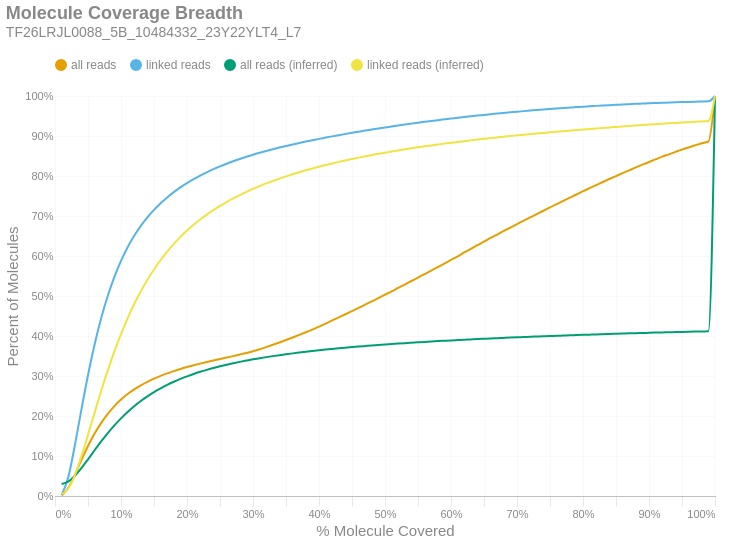

Here is the notebook cell this chart was saved with:
### Markdown cell above
### Molecule Read Coverage
This chart shows molecule coverage breadth as computed by the number of bases aligned to that molecule. In other words, "*how much of each unique long molecule is actually sequenced/aligned?*" Keep in mind there is a distinction between sequences and alignments, since some sequences belonging to a particular molecule may not align well and wouldn't appear in the alignment data. This chart also shows molecule coverage breadth as computed by the *inferred fragment* from which the aligned sequences originate. Unlike read coverage, this calculation takes into account the total insert size, including unsequenced gaps between the forward and reverse reads. Like the previous figures, these are cumulative percents.

### Code cell
if SKIPLR:
    print_html(f"Skipped")
else:
    binned_df = consolidated_hist(valids['coverage_bp'], mask, 0.01, True)
    binned_df_inf = consolidated_hist(valids['coverage_inserts'], mask, 0.01, True)
    binned_df = binned_df.with_columns(pl.lit(binned_df_inf['all reads (cumsum)']).alias('all reads (inferred)'))
    binned_df = binned_df.with_columns(pl.lit(binned_df_inf['linked reads (cumsum)']).alias('linked reads (inferred)'))
    binned_df = binned_df.with_columns(
        (pl.col('bin').cast(pl.Float64) + 0.01).alias('right_edge')
    )

    with SafeRender(binned_df):
        (
            density_plot(binned_df, 'Molecule Coverage Breadth', samplename, 'molcov', ['all reads (inferred)','linked reads (inferred)'])
            .encode(
                #x=alt.X('bin:Q', title="% Molecule Covered").axis(format = '%').scale(padding=0),
                x=alt.X('right_edge:Q', title="% Molecule Covered").axis(format='%').scale(padding=0),
                y=alt.Y('value:Q', title='Percent of Molecules')
                    .axis(format='%')
                    .stack(False)
                    .scale(domainMin=0, padding=0),
                color=alt.Color("key:N").scale(domain = ["all reads", "linked reads", "all reads (inferred)", "linked reads (inferred)"]),
                tooltip = [
                    alt.Tooltip("key:N", title = "Data Type"),
                    alt.Tooltip("range_label:N", title="% Molecule Covered"),
                    alt.Tooltip("value:Q", format = ".2%", title="% Molecules")
                ]
            )
        ).display()

### Figure 1 — Vega-Lite specification as saved in the notebook (floating-point values rounded to 4 significant figures)
{"width": "container", "height": 400, "config": {"title": {"anchor": "start", "dy": -15, "fontSize": 18, "color": "#888888", "subtitleColor": "#888888", "subtitleFontSize": 14}, "arc": {"fill": "#0072B2"}, "axis": {"domainColor": "#888888", "domainWidth": 0.5, "gridWidth": 0.2, "grid": false, "titleFontWeight": 400, "titleFontSize": 15, "labelFontSize": 11, "labelColor": "#888888", "tickColor": "#888888", "tickWidth": 0.2, "titleColor": "#888888"}, "axisBand": {"grid": false}, "axisX": {"grid": true, "tickSize": 10, "domainCap": "round"}, "axisY": {"domain": false, "grid": true, "tickSize": 0, "domainCap": "round"}, "background": "transparent", "header": {"labelFontSize": 15, "labelColor": "#888888", "titleFontSize": 15, "titleFontWeight": 600, "titleColor": "#888888"}, "legend": {"labelFont": "sans-serif", "labelFontSize": 12, "labelColor": "#888888", "symbolSize": 100, "symbolType": "circle", "titleFontSize": 12, "titlePadding": 10, "titleColor": "#888888", "title": null, "orient": "top"}, "range": {"category": ["#E69F00", "#56B4E9", "#009E73", "#F0E442", "#0072B2", "#D55E00", "#CC79A7", "#000000"], "diverging": ["#cfe8f3", "#a2d4ec", "#73bfe2", "#46abdb", "#1696d2", "#12719e"]}, "area": {"fill": "#0072B2", "fillOpacity": 0.7, "line": true, "strokeOpacity": 0.7}, "line": {"color": "#0072B2", "stroke": "#0072B2", "strokeWidth": 2}, "trail": {"color": "#0072B2", "stroke": "#0072B2", "strokeWidth": 0, "size": 1}, "point": {"filled": true, "fillOpacity": 1.0, "size": 95}, "text": {"color": "#888888", "fontSize": 11, "align": "right", "fontWeight": 400, "size": 11}, "bar": {"fill": "#0072B2", "stroke": null}, "view": {"stroke": null, "continuousWidth": 660, "continuousHeight": 400}}, "data": {"name": "data-74ae2f9e05fd7c6bcc701f27a9fbe13f"}, "mark": {"type": "line", "interpolate": "monotone", "point": {"opacity": 0, "size": 275}}, "encoding": {"color": {"field": "key", "scale": {"domain": ["all reads", "linked reads", "all reads (inferred)", "linked reads (inferred)"]}, "type": "nominal"}, "tooltip": [{"field": "key", "title": "Data Type", "type": "nominal"}, {"field": "range_label", "title": "% Molecule Covered", "type": "nominal"}, {"field": "value", "format": ".2%", "title": "% Molecules", "type": "quantitative"}], "x": {"axis": {"format": "%"}, "field": "right_edge", "scale": {"padding": 0}, "title": "% Molecule Covered", "type": "quantitative"}, "y": {"axis": {"format": "%"}, "field": "value", "scale": {"domainMin": 0, "padding": 0}, "stack": false, "title": "Percent of Molecules", "type": "quantitative"}}, "params": [{"name": "param_c36ac31b6afebe62", "select": {"type": "point", "fields": ["key"]}, "bind": "legend"}], "title": {"text": "Molecule Coverage Breadth", "subtitle": "TF26LRJL0088_5B_10484332_23Y22YLT4_L7"}, "transform": [{"fold": ["all reads (cumsum)", "linked reads (cumsum)", "all reads (inferred)", "linked reads (inferred)"]}, {"calculate": "replace(datum.key, ' (cumsum)', '')", "as": "key"}, {"filter": {"param": "param_c36ac31b6afebe62"}}], "usermeta": {"embedOptions": {"downloadFileName": "TF26LRJL0088_5B_10484332_23Y22YLT4_L7.molcov"}}, "$schema": "https://vega.github.io/schema/vega-lite/v6.4.1.json", "datasets": {"data-74ae2f9e05fd7c6bcc701f27a9fbe13f": [{"bin": "0.0", "interval": "0.0-0.01", "all reads": 0.001265, "linked reads": 0.002457, "all reads (cumsum)": 0.001265, "linked reads (cumsum)": 0.002457, "range_label": "0.0-0.01", "all reads (inferred)": 0.03005, "linked reads (inferred)": 0.004901, "right_edge": 0.01}, {"bin": "0.01", "interval": "0.01-0.02", "all reads": 0.01853, "linked reads": 0.04354, "all reads (cumsum)": 0.0198, "linked reads (cumsum)": 0.046, "range_label": "0.01-0.02", "all reads (inferred)": 0.03604, "linked reads (inferred)": 0.01807, "right_edge": 0.02}, {"bin": "0.02", "interval": "0.02-0.03", "all reads": 0.0332, "linked reads": 0.08028, "all reads (cumsum)": 0.05299, "linked reads (cumsum)": 0.1263, "range_label": "0.02-0.03", "all reads (inferred)": 0.05018, "linked reads (inferred)": 0.05178, "right_edge": 0.03}, {"bin": "0.03", "interval": "0.03-0.04", "all reads": 0.0367, "linked reads": 0.08978, "all reads (cumsum)": 0.08969, "linked reads (cumsum)": 0.2161, "range_label": "0.03-0.04", "all reads (inferred)": 0.06977, "linked reads (inferred)": 0.0994, "right_edge": 0.04}, {"bin": "0.04", "interval": "0.04-0.05", "all reads": 0.03527, "linked reads": 0.08655, "all reads (cumsum)": 0.125, "linked reads (cumsum)": 0.3026, "range_label": "0.04-0.05", "all reads (inferred)": 0.09178, "linked reads (inferred)": 0.1531, "right_edge": 0.05}, {"bin": "0.05", "interval": "0.05-0.06", "all reads": 0.03105, "linked reads": 0.07632, "all reads (cumsum)": 0.156, "linked reads (cumsum)": 0.3789, "range_label": "0.05-0.06", "all reads (inferred)": 0.1143, "linked reads (inferred)": 0.2084, "right_edge": 0.06}, {"bin": "0.06", "interval": "0.06-0.07", "all reads": 0.02686, "linked reads": 0.06608, "all reads (cumsum)": 0.1829, "linked reads (cumsum)": 0.445, "range_label": "0.06-0.07", "all reads (inferred)": 0.1365, "linked reads (inferred)": 0.2629, "right_edge": 0.07}, {"bin": "0.07", "interval": "0.07-0.08", "all reads": 0.02264, "linked reads": 0.0557, "all reads (cumsum)": 0.2055, "linked reads (cumsum)": 0.5007, "range_label": "0.07-0.08", "all reads (inferred)": 0.1572, "linked reads (inferred)": 0.314, "right_edge": 0.08}, {"bin": "0.08", "interval": "0.08-0.09", "all reads": 0.01924, "linked reads": 0.04728, "all reads (cumsum)": 0.2247, "linked reads (cumsum)": 0.548, "range_label": "0.08-0.09", "all reads (inferred)": 0.1765, "linked reads (inferred)": 0.3615, "right_edge": 0.09}, {"bin": "0.09", "interval": "0.09-0.1", "all reads": 0.0163, "linked reads": 0.03999, "all reads (cumsum)": 0.241, "linked reads (cumsum)": 0.588, "range_label": "0.09-0.1", "all reads (inferred)": 0.194, "linked reads (inferred)": 0.4047, "right_edge": 0.1}, {"bin": "0.1", "interval": "0.1-0.11", "all reads": 0.01387, "linked reads": 0.034, "all reads (cumsum)": 0.2549, "linked reads (cumsum)": 0.622, "range_label": "0.1-0.11", "all reads (inferred)": 0.2101, "linked reads (inferred)": 0.4443, "right_edge": 0.11}, {"bin": "0.11", "interval": "0.11-0.12", "all reads": 0.01167, "linked reads": 0.02848, "all reads (cumsum)": 0.2666, "linked reads (cumsum)": 0.6505, "range_label": "0.11-0.12", "all reads (inferred)": 0.2245, "linked reads (inferred)": 0.48, "right_edge": 0.12}, {"bin": "0.12", "interval": "0.12-0.13", "all reads": 0.01018, "linked reads": 0.02475, "all reads (cumsum)": 0.2768, "linked reads (cumsum)": 0.6752, "range_label": "0.12-0.13", "all reads (inferred)": 0.2374, "linked reads (inferred)": 0.5118, "right_edge": 0.13}, {"bin": "0.13", "interval": "0.13-0.14", "all reads": 0.008791, "linked reads": 0.02126, "all reads (cumsum)": 0.2855, "linked reads (cumsum)": 0.6965, "range_label": "0.13-0.14", "all reads (inferred)": 0.2491, "linked reads (inferred)": 0.5405, "right_edge": 0.14}, {"bin": "0.14", "interval": "0.14-0.15", "all reads": 0.007869, "linked reads": 0.01885, "all reads (cumsum)": 0.2934, "linked reads (cumsum)": 0.7153, "range_label": "0.14-0.15", "all reads (inferred)": 0.2596, "linked reads (inferred)": 0.5664, "right_edge": 0.15}, {"bin": "0.15", "interval": "0.15-0.16", "all reads": 0.006965, "linked reads": 0.01654, "all reads (cumsum)": 0.3004, "linked reads (cumsum)": 0.7319, "range_label": "0.15-0.16", "all reads (inferred)": 0.2692, "linked reads (inferred)": 0.59, "right_edge": 0.16}, {"bin": "0.16", "interval": "0.16-0.17", "all reads": 0.006237, "linked reads": 0.01462, "all reads (cumsum)": 0.3066, "linked reads (cumsum)": 0.7465, "range_label": "0.16-0.17", "all reads (inferred)": 0.2778, "linked reads (inferred)": 0.6111, "right_edge": 0.17}, {"bin": "0.17", "interval": "0.17-0.18", "all reads": 0.005696, "linked reads": 0.01317, "all reads (cumsum)": 0.3123, "linked reads (cumsum)": 0.7597, "range_label": "0.17-0.18", "all reads (inferred)": 0.2855, "linked reads (inferred)": 0.6302, "right_edge": 0.18}, {"bin": "0.18", "interval": "0.18-0.19", "all reads": 0.005253, "linked reads": 0.012, "all reads (cumsum)": 0.3176, "linked reads (cumsum)": 0.7717, "range_label": "0.18-0.19", "all reads (inferred)": 0.2927, "linked reads (inferred)": 0.6477, "right_edge": 0.19}, {"bin": "0.19", "interval": "0.19-0.2", "all reads": 0.004793, "linked reads": 0.01071, "all reads (cumsum)": 0.3224, "linked reads (cumsum)": 0.7824, "range_label": "0.19-0.2", "all reads (inferred)": 0.2991, "linked reads (inferred)": 0.6636, "right_edge": 0.2}, {"bin": "0.2", "interval": "0.2-0.21", "all reads": 0.004439, "linked reads": 0.00974, "all reads (cumsum)": 0.3268, "linked reads (cumsum)": 0.7921, "range_label": "0.2-0.21", "all reads (inferred)": 0.305, "linked reads (inferred)": 0.6781, "right_edge": 0.21}, {"bin": "0.21", "interval": "0.21-0.22", "all reads": 0.004203, "linked reads": 0.009029, "all reads (cumsum)": 0.331, "linked reads (cumsum)": 0.8011, "range_label": "0.21-0.22", "all reads (inferred)": 0.3105, "linked reads (inferred)": 0.6914, "right_edge": 0.22}, {"bin": "0.22", "interval": "0.22-0.23", "all reads": 0.003964, "linked reads": 0.008181, "all reads (cumsum)": 0.335, "linked reads (cumsum)": 0.8093, "range_label": "0.22-0.23", "all reads (inferred)": 0.3154, "linked reads (inferred)": 0.7036, "right_edge": 0.23}, {"bin": "0.23", "interval": "0.23-0.24", "all reads": 0.00388, "linked reads": 0.00768, "all reads (cumsum)": 0.3388, "linked reads (cumsum)": 0.817, "range_label": "0.23-0.24", "all reads (inferred)": 0.3199, "linked reads (inferred)": 0.7146, "right_edge": 0.24}, {"bin": "0.24", "interval": "0.24-0.25", "all reads": 0.003745, "linked reads": 0.007137, "all reads (cumsum)": 0.3426, "linked reads (cumsum)": 0.8241, "range_label": "0.24-0.25", "all reads (inferred)": 0.3242, "linked reads (inferred)": 0.7251, "right_edge": 0.25}, {"bin": "0.25", "interval": "0.25-0.26", "all reads": 0.003517, "linked reads": 0.006424, "all reads (cumsum)": 0.3461, "linked reads (cumsum)": 0.8305, "range_label": "0.25-0.26", "all reads (inferred)": 0.3282, "linked reads (inferred)": 0.7349, "right_edge": 0.26}, {"bin": "0.26", "interval": "0.26-0.27", "all reads": 0.003631, "linked reads": 0.006215, "all reads (cumsum)": 0.3497, "linked reads (cumsum)": 0.8368, "range_label": "0.26-0.27", "all reads (inferred)": 0.3318, "linked reads (inferred)": 0.7439, "right_edge": 0.27}, {"bin": "0.27", "interval": "0.27-0.28", "all reads": 0.003837, "linked reads": 0.005871, "all reads (cumsum)": 0.3536, "linked reads (cumsum)": 0.8426, "range_label": "0.27-0.28", "all reads (inferred)": 0.3353, "linked reads (inferred)": 0.7523, "right_edge": 0.28}, {"bin": "0.28", "interval": "0.28-0.29", "all reads": 0.004012, "linked reads": 0.00543, "all reads (cumsum)": 0.3576, "linked reads (cumsum)": 0.8481, "range_label": "0.28-0.29", "all reads (inferred)": 0.3385, "linked reads (inferred)": 0.7603, "right_edge": 0.29}, {"bin": "0.29", "interval": "0.29-0.3", "all reads": 0.004449, "linked reads": 0.005165, "all reads (cumsum)": 0.362, "linked reads (cumsum)": 0.8532, "range_label": "0.29-0.3", "all reads (inferred)": 0.3417, "linked reads (inferred)": 0.7679, "right_edge": 0.3}, {"bin": "0.3", "interval": "0.3-0.31", "all reads": 0.00489, "linked reads": 0.004784, "all reads (cumsum)": 0.3669, "linked reads (cumsum)": 0.858, "range_label": "0.3-0.31", "all reads (inferred)": 0.3445, "linked reads (inferred)": 0.7748, "right_edge": 0.31}, {"bin": "0.31", "interval": "0.31-0.32", "all reads": 0.005377, "linked reads": 0.004567, "all reads (cumsum)": 0.3723, "linked reads (cumsum)": 0.8626, "range_label": "0.31-0.32", "all reads (inferred)": 0.3472, "linked reads (inferred)": 0.7814, "right_edge": 0.32}, {"bin": "0.32", "interval": "0.32-0.33", "all reads": 0.00568, "linked reads": 0.004317, "all reads (cumsum)": 0.378, "linked reads (cumsum)": 0.8669, "range_label": "0.32-0.33", "all reads (inferred)": 0.3497, "linked reads (inferred)": 0.7876, "right_edge": 0.33}, {"bin": "0.33", "interval": "0.33-0.34", "all reads": 0.0059, "linked reads": 0.004184, "all reads (cumsum)": 0.3839, "linked reads (cumsum)": 0.8711, "range_label": "0.33-0.34", "all reads (inferred)": 0.3521, "linked reads (inferred)": 0.7934, "right_edge": 0.34}, {"bin": "0.34", "interval": "0.34-0.35", "all reads": 0.006049, "linked reads": 0.00397, "all reads (cumsum)": 0.3899, "linked reads (cumsum)": 0.8751, "range_label": "0.34-0.35", "all reads (inferred)": 0.3544, "linked reads (inferred)": 0.799, "right_edge": 0.35}, {"bin": "0.35", "interval": "0.35-0.36", "all reads": 0.006257, "linked reads": 0.003856, "all reads (cumsum)": 0.3962, "linked reads (cumsum)": 0.8789, "range_label": "0.35-0.36", "all reads (inferred)": 0.3566, "linked reads (inferred)": 0.8043, "right_edge": 0.36}, {"bin": "0.36", "interval": "0.36-0.37", "all reads": 0.006484, "linked reads": 0.003612, "all reads (cumsum)": 0.4027, "linked reads (cumsum)": 0.8825, "range_label": "0.36-0.37", "all reads (inferred)": 0.3586, "linked reads (inferred)": 0.8093, "right_edge": 0.37}, {"bin": "0.37", "interval": "0.37-0.38", "all reads": 0.006629, "linked reads": 0.003524, "all reads (cumsum)": 0.4093, "linked reads (cumsum)": 0.886, "range_label": "0.37-0.38", "all reads (inferred)": 0.3606, "linked reads (inferred)": 0.8142, "right_edge": 0.38}, {"bin": "0.38", "interval": "0.38-0.39", "all reads": 0.006827, "linked reads": 0.003436, "all reads (cumsum)": 0.4161, "linked reads (cumsum)": 0.8895, "range_label": "0.38-0.39", "all reads (inferred)": 0.3625, "linked reads (inferred)": 0.8188, "right_edge": 0.39}, {"bin": "0.39", "interval": "0.39-0.4", "all reads": 0.007321, "linked reads": 0.003371, "all reads (cumsum)": 0.4235, "linked reads (cumsum)": 0.8928, "range_label": "0.39-0.4", "all reads (inferred)": 0.3643, "linked reads (inferred)": 0.8231, "right_edge": 0.4}, {"bin": "0.4", "interval": "0.4-0.41", "all reads": 0.007468, "linked reads": 0.003147, "all reads (cumsum)": 0.4309, "linked reads (cumsum)": 0.896, "range_label": "0.4-0.41", "all reads (inferred)": 0.366, "linked reads (inferred)": 0.8273, "right_edge": 0.41}, {"bin": "0.41", "interval": "0.41-0.42", "all reads": 0.007919, "linked reads": 0.003099, "all reads (cumsum)": 0.4388, "linked reads (cumsum)": 0.8991, "range_label": "0.41-0.42", "all reads (inferred)": 0.3676, "linked reads (inferred)": 0.8313, "right_edge": 0.42}, {"bin": "0.42", "interval": "0.42-0.43", "all reads": 0.007823, "linked reads": 0.00305, "all reads (cumsum)": 0.4467, "linked reads (cumsum)": 0.9021, "range_label": "0.42-0.43", "all reads (inferred)": 0.3693, "linked reads (inferred)": 0.8353, "right_edge": 0.43}, {"bin": "0.43", "interval": "0.43-0.44", "all reads": 0.007751, "linked reads": 0.002972, "all reads (cumsum)": 0.4544, "linked reads (cumsum)": 0.9051, "range_label": "0.43-0.44", "all reads (inferred)": 0.3708, "linked reads (inferred)": 0.839, "right_edge": 0.44}, {"bin": "0.44", "interval": "0.44-0.45", "all reads": 0.007973, "linked reads": 0.002945, "all reads (cumsum)": 0.4624, "linked reads (cumsum)": 0.9081, "range_label": "0.44-0.45", "all reads (inferred)": 0.3723, "linked reads (inferred)": 0.8426, "right_edge": 0.45}, {"bin": "0.45", "interval": "0.45-0.46", "all reads": 0.008016, "linked reads": 0.002764, "all reads (cumsum)": 0.4704, "linked reads (cumsum)": 0.9108, "range_label": "0.45-0.46", "all reads (inferred)": 0.3737, "linked reads (inferred)": 0.846, "right_edge": 0.46}, {"bin": "0.46", "interval": "0.46-0.47", "all reads": 0.007942, "linked reads": 0.002741, "all reads (cumsum)": 0.4783, "linked reads (cumsum)": 0.9136, "range_label": "0.46-0.47", "all reads (inferred)": 0.375, "linked reads (inferred)": 0.8492, "right_edge": 0.47}, {"bin": "0.47", "interval": "0.47-0.48", "all reads": 0.008238, "linked reads": 0.002639, "all reads (cumsum)": 0.4866, "linked reads (cumsum)": 0.9162, "range_label": "0.47-0.48", "all reads (inferred)": 0.3763, "linked reads (inferred)": 0.8524, "right_edge": 0.48}, {"bin": "0.48", "interval": "0.48-0.49", "all reads": 0.007994, "linked reads": 0.002667, "all reads (cumsum)": 0.4946, "linked reads (cumsum)": 0.9189, "range_label": "0.48-0.49", "all reads (inferred)": 0.3775, "linked reads (inferred)": 0.8554, "right_edge": 0.49}, {"bin": "0.49", "interval": "0.49-0.5", "all reads": 0.008938, "linked reads": 0.002574, "all reads (cumsum)": 0.5035, "linked reads (cumsum)": 0.9214, "range_label": "0.49-0.5", "all reads (inferred)": 0.3787, "linked reads (inferred)": 0.8582, "right_edge": 0.5}, {"bin": "0.5", "interval": "0.5-0.51", "all reads": 0.007787, "linked reads": 0.002383, "all reads (cumsum)": 0.5113, "linked reads (cumsum)": 0.9238, "range_label": "0.5-0.51", "all reads (inferred)": 0.3799, "linked reads (inferred)": 0.861, "right_edge": 0.51}, {"bin": "0.51", "interval": "0.51-0.52", "all reads": 0.008823, "linked reads": 0.002481, "all reads (cumsum)": 0.5201, "linked reads (cumsum)": 0.9263, "range_label": "0.51-0.52", "all reads (inferred)": 0.381, "linked reads (inferred)": 0.8639, "right_edge": 0.52}, {"bin": "0.52", "interval": "0.52-0.53", "all reads": 0.008557, "linked reads": 0.002357, "all reads (cumsum)": 0.5287, "linked reads (cumsum)": 0.9287, "range_label": "0.52-0.53", "all reads (inferred)": 0.3822, "linked reads (inferred)": 0.8666, "right_edge": 0.53}, {"bin": "0.53", "interval": "0.53-0.54", "all reads": 0.00881, "linked reads": 0.002288, "all reads (cumsum)": 0.5375, "linked reads (cumsum)": 0.931, "range_label": "0.53-0.54", "all reads (inferred)": 0.3832, "linked reads (inferred)": 0.8692, "right_edge": 0.54}, {"bin": "0.54", "interval": "0.54-0.55", "all reads": 0.008631, "linked reads": 0.002335, "all reads (cumsum)": 0.5461, "linked reads (cumsum)": 0.9333, "range_label": "0.54-0.55", "all reads (inferred)": 0.3843, "linked reads (inferred)": 0.8717, "right_edge": 0.55}, {"bin": "0.55", "interval": "0.55-0.56", "all reads": 0.0088, "linked reads": 0.002121, "all reads (cumsum)": 0.5549, "linked reads (cumsum)": 0.9354, "range_label": "0.55-0.56", "all reads (inferred)": 0.3853, "linked reads (inferred)": 0.8742, "right_edge": 0.56}, {"bin": "0.56", "interval": "0.56-0.57", "all reads": 0.00875, "linked reads": 0.002109, "all reads (cumsum)": 0.5637, "linked reads (cumsum)": 0.9375, "range_label": "0.56-0.57", "all reads (inferred)": 0.3863, "linked reads (inferred)": 0.8765, "right_edge": 0.57}, {"bin": "0.57", "interval": "0.57-0.58", "all reads": 0.008654, "linked reads": 0.002124, "all reads (cumsum)": 0.5723, "linked reads (cumsum)": 0.9396, "range_label": "0.57-0.58", "all reads (inferred)": 0.3872, "linked reads (inferred)": 0.8787, "right_edge": 0.58}, {"bin": "0.58", "interval": "0.58-0.59", "all reads": 0.008834, "linked reads": 0.00196, "all reads (cumsum)": 0.5812, "linked reads (cumsum)": 0.9416, "range_label": "0.58-0.59", "all reads (inferred)": 0.3881, "linked reads (inferred)": 0.8809, "right_edge": 0.59}, {"bin": "0.59", "interval": "0.59-0.6", "all reads": 0.00916, "linked reads": 0.001945, "all reads (cumsum)": 0.5903, "linked reads (cumsum)": 0.9435, "range_label": "0.59-0.6", "all reads (inferred)": 0.389, "linked reads (inferred)": 0.8831, "right_edge": 0.6}, {"bin": "0.6", "interval": "0.6-0.61", "all reads": 0.008974, "linked reads": 0.001898, "all reads (cumsum)": 0.5993, "linked reads (cumsum)": 0.9454, "range_label": "0.6-0.61", "all reads (inferred)": 0.3898, "linked reads (inferred)": 0.8851, "right_edge": 0.61}, {"bin": "0.61", "interval": "0.61-0.62", "all reads": 0.009502, "linked reads": 0.001942, "all reads (cumsum)": 0.6088, "linked reads (cumsum)": 0.9474, "range_label": "0.61-0.62", "all reads (inferred)": 0.3907, "linked reads (inferred)": 0.8871, "right_edge": 0.62}, {"bin": "0.62", "interval": "0.62-0.63", "all reads": 0.009137, "linked reads": 0.001787, "all reads (cumsum)": 0.6179, "linked reads (cumsum)": 0.9492, "range_label": "0.62-0.63", "all reads (inferred)": 0.3915, "linked reads (inferred)": 0.8891, "right_edge": 0.63}, {"bin": "0.63", "interval": "0.63-0.64", "all reads": 0.009073, "linked reads": 0.001824, "all reads (cumsum)": 0.627, "linked reads (cumsum)": 0.951, "range_label": "0.63-0.64", "all reads (inferred)": 0.3923, "linked reads (inferred)": 0.891, "right_edge": 0.64}, {"bin": "0.64", "interval": "0.64-0.65", "all reads": 0.008832, "linked reads": 0.001712, "all reads (cumsum)": 0.6358, "linked reads (cumsum)": 0.9527, "range_label": "0.64-0.65", "all reads (inferred)": 0.3931, "linked reads (inferred)": 0.8929, "right_edge": 0.65}, {"bin": "0.65", "interval": "0.65-0.66", "all reads": 0.009226, "linked reads": 0.001727, "all reads (cumsum)": 0.6451, "linked reads (cumsum)": 0.9544, "range_label": "0.65-0.66", "all reads (inferred)": 0.3939, "linked reads (inferred)": 0.8948, "right_edge": 0.66}, {"bin": "0.66", "interval": "0.66-0.67", "all reads": 0.008655, "linked reads": 0.00159, "all reads (cumsum)": 0.6537, "linked reads (cumsum)": 0.956, "range_label": "0.66-0.67", "all reads (inferred)": 0.3946, "linked reads (inferred)": 0.8965, "right_edge": 0.67}, {"bin": "0.67", "interval": "0.67-0.68", "all reads": 0.008835, "linked reads": 0.001621, "all reads (cumsum)": 0.6626, "linked reads (cumsum)": 0.9577, "range_label": "0.67-0.68", "all reads (inferred)": 0.3953, "linked reads (inferred)": 0.8982, "right_edge": 0.68}, {"bin": "0.68", "interval": "0.68-0.69", "all reads": 0.008539, "linked reads": 0.001526, "all reads (cumsum)": 0.6711, "linked reads (cumsum)": 0.9592, "range_label": "0.68-0.69", "all reads (inferred)": 0.396, "linked reads (inferred)": 0.8999, "right_edge": 0.69}, {"bin": "0.69", "interval": "0.69-0.7", "all reads": 0.008652, "linked reads": 0.001546, "all reads (cumsum)": 0.6797, "linked reads (cumsum)": 0.9607, "range_label": "0.69-0.7", "all reads (inferred)": 0.3967, "linked reads (inferred)": 0.9016, "right_edge": 0.7}, {"bin": "0.7", "interval": "0.7-0.71", "all reads": 0.008423, "linked reads": 0.001473, "all reads (cumsum)": 0.6882, "linked reads (cumsum)": 0.9622, "range_label": "0.7-0.71", "all reads (inferred)": 0.3973, "linked reads (inferred)": 0.9031, "right_edge": 0.71}, {"bin": "0.71", "interval": "0.71-0.72", "all reads": 0.00829, "linked reads": 0.001383, "all reads (cumsum)": 0.6965, "linked reads (cumsum)": 0.9636, "range_label": "0.71-0.72", "all reads (inferred)": 0.398, "linked reads (inferred)": 0.9047, "right_edge": 0.72}, {"bin": "0.72", "interval": "0.72-0.73", "all reads": 0.008496, "linked reads": 0.001389, "all reads (cumsum)": 0.705, "linked reads (cumsum)": 0.965, "range_label": "0.72-0.73", "all reads (inferred)": 0.3986, "linked reads (inferred)": 0.9062, "right_edge": 0.73}, {"bin": "0.73", "interval": "0.73-0.74", "all reads": 0.008202, "linked reads": 0.001339, "all reads (cumsum)": 0.7132, "linked reads (cumsum)": 0.9663, "range_label": "0.73-0.74", "all reads (inferred)": 0.3993, "linked reads (inferred)": 0.9078, "right_edge": 0.74}, {"bin": "0.74", "interval": "0.74-0.75", "all reads": 0.008608, "linked reads": 0.001359, "all reads (cumsum)": 0.7218, "linked reads (cumsum)": 0.9677, "range_label": "0.74-0.75", "all reads (inferred)": 0.3999, "linked reads (inferred)": 0.9093, "right_edge": 0.75}, {"bin": "0.75", "interval": "0.75-0.76", "all reads": 0.007989, "linked reads": 0.001214, "all reads (cumsum)": 0.7298, "linked reads (cumsum)": 0.9689, "range_label": "0.75-0.76", "all reads (inferred)": 0.4005, "linked reads (inferred)": 0.9106, "right_edge": 0.76}, {"bin": "0.76", "interval": "0.76-0.77", "all reads": 0.008126, "linked reads": 0.001162, "all reads (cumsum)": 0.7379, "linked reads (cumsum)": 0.97, "range_label": "0.76-0.77", "all reads (inferred)": 0.4011, "linked reads (inferred)": 0.912, "right_edge": 0.77}, {"bin": "0.77", "interval": "0.77-0.78", "all reads": 0.007929, "linked reads": 0.001082, "all reads (cumsum)": 0.7458, "linked reads (cumsum)": 0.9711, "range_label": "0.77-0.78", "all reads (inferred)": 0.4016, "linked reads (inferred)": 0.9134, "right_edge": 0.78}, {"bin": "0.78", "interval": "0.78-0.79", "all reads": 0.007903, "linked reads": 0.001076, "all reads (cumsum)": 0.7537, "linked reads (cumsum)": 0.9722, "range_label": "0.78-0.79", "all reads (inferred)": 0.4022, "linked reads (inferred)": 0.9148, "right_edge": 0.79}, {"bin": "0.79", "interval": "0.79-0.8", "all reads": 0.008264, "linked reads": 0.00115, "all reads (cumsum)": 0.762, "linked reads (cumsum)": 0.9733, "range_label": "0.79-0.8", "all reads (inferred)": 0.4028, "linked reads (inferred)": 0.9162, "right_edge": 0.8}, {"bin": "0.8", "interval": "0.8-0.81", "all reads": 0.007568, "linked reads": 0.0009793, "all reads (cumsum)": 0.7695, "linked reads (cumsum)": 0.9743, "range_label": "0.8-0.81", "all reads (inferred)": 0.4034, "linked reads (inferred)": 0.9176, "right_edge": 0.81}, {"bin": "0.81", "interval": "0.81-0.82", "all reads": 0.007612, "linked reads": 0.0009871, "all reads (cumsum)": 0.7772, "linked reads (cumsum)": 0.9753, "range_label": "0.81-0.82", "all reads (inferred)": 0.4039, "linked reads (inferred)": 0.9189, "right_edge": 0.82}, {"bin": "0.82", "interval": "0.82-0.83", "all reads": 0.007805, "linked reads": 0.0009402, "all reads (cumsum)": 0.785, "linked reads (cumsum)": 0.9763, "range_label": "0.82-0.83", "all reads (inferred)": 0.4045, "linked reads (inferred)": 0.9202, "right_edge": 0.83}, {"bin": "0.83", "interval": "0.83-0.84", "all reads": 0.007545, "linked reads": 0.000866, "all reads (cumsum)": 0.7925, "linked reads (cumsum)": 0.9771, "range_label": "0.83-0.84", "all reads (inferred)": 0.405, "linked reads (inferred)": 0.9215, "right_edge": 0.84}, {"bin": "0.84", "interval": "0.84-0.85", "all reads": 0.007298, "linked reads": 0.0008144, "all reads (cumsum)": 0.7998, "linked reads (cumsum)": 0.9779, "range_label": "0.84-0.85", "all reads (inferred)": 0.4055, "linked reads (inferred)": 0.9227, "right_edge": 0.85}, {"bin": "0.85", "interval": "0.85-0.86", "all reads": 0.007331, "linked reads": 0.0008503, "all reads (cumsum)": 0.8071, "linked reads (cumsum)": 0.9788, "range_label": "0.85-0.86", "all reads (inferred)": 0.4061, "linked reads (inferred)": 0.924, "right_edge": 0.86}, {"bin": "0.86", "interval": "0.86-0.87", "all reads": 0.007123, "linked reads": 0.0007644, "all reads (cumsum)": 0.8143, "linked reads (cumsum)": 0.9796, "range_label": "0.86-0.87", "all reads (inferred)": 0.4066, "linked reads (inferred)": 0.9252, "right_edge": 0.87}, {"bin": "0.87", "interval": "0.87-0.88", "all reads": 0.007165, "linked reads": 0.0007691, "all reads (cumsum)": 0.8214, "linked reads (cumsum)": 0.9803, "range_label": "0.87-0.88", "all reads (inferred)": 0.4071, "linked reads (inferred)": 0.9264, "right_edge": 0.88}, {"bin": "0.88", "interval": "0.88-0.89", "all reads": 0.006891, "linked reads": 0.0007089, "all reads (cumsum)": 0.8283, "linked reads (cumsum)": 0.981, "range_label": "0.88-0.89", "all reads (inferred)": 0.4075, "linked reads (inferred)": 0.9275, "right_edge": 0.89}, {"bin": "0.89", "interval": "0.89-0.9", "all reads": 0.006769, "linked reads": 0.0007159, "all reads (cumsum)": 0.8351, "linked reads (cumsum)": 0.9817, "range_label": "0.89-0.9", "all reads (inferred)": 0.408, "linked reads (inferred)": 0.9286, "right_edge": 0.9}, {"bin": "0.9", "interval": "0.9-0.91", "all reads": 0.006323, "linked reads": 0.000637, "all reads (cumsum)": 0.8414, "linked reads (cumsum)": 0.9824, "range_label": "0.9-0.91", "all reads (inferred)": 0.4085, "linked reads (inferred)": 0.9297, "right_edge": 0.91}, {"bin": "0.91", "interval": "0.91-0.92", "all reads": 0.006996, "linked reads": 0.0006417, "all reads (cumsum)": 0.8484, "linked reads (cumsum)": 0.983, "range_label": "0.91-0.92", "all reads (inferred)": 0.4089, "linked reads (inferred)": 0.9307, "right_edge": 0.92}, {"bin": "0.92", "interval": "0.92-0.93", "all reads": 0.005723, "linked reads": 0.0005963, "all reads (cumsum)": 0.8541, "linked reads (cumsum)": 0.9836, "range_label": "0.92-0.93", "all reads (inferred)": 0.4093, "linked reads (inferred)": 0.9317, "right_edge": 0.93}, {"bin": "0.93", "interval": "0.93-0.94", "all reads": 0.006084, "linked reads": 0.0006026, "all reads (cumsum)": 0.8602, "linked reads (cumsum)": 0.9842, "range_label": "0.93-0.94", "all reads (inferred)": 0.4097, "linked reads (inferred)": 0.9327, "right_edge": 0.94}, {"bin": "0.94", "interval": "0.94-0.95", "all reads": 0.0062, "linked reads": 0.0005557, "all reads (cumsum)": 0.8664, "linked reads (cumsum)": 0.9848, "range_label": "0.94-0.95", "all reads (inferred)": 0.4102, "linked reads (inferred)": 0.9337, "right_edge": 0.95}, {"bin": "0.95", "interval": "0.95-0.96", "all reads": 0.00502, "linked reads": 0.0005276, "all reads (cumsum)": 0.8714, "linked reads (cumsum)": 0.9853, "range_label": "0.95-0.96", "all reads (inferred)": 0.4106, "linked reads (inferred)": 0.9347, "right_edge": 0.96}, {"bin": "0.96", "interval": "0.96-0.97", "all reads": 0.005344, "linked reads": 0.0004478, "all reads (cumsum)": 0.8768, "linked reads (cumsum)": 0.9858, "range_label": "0.96-0.97", "all reads (inferred)": 0.411, "linked reads (inferred)": 0.9356, "right_edge": 0.97}, {"bin": "0.97", "interval": "0.97-0.98", "all reads": 0.005119, "linked reads": 0.0004205, "all reads (cumsum)": 0.8819, "linked reads (cumsum)": 0.9862, "range_label": "0.97-0.98", "all reads (inferred)": 0.4114, "linked reads (inferred)": 0.9365, "right_edge": 0.98}, {"bin": "0.98", "interval": "0.98-0.99", "all reads": 0.004357, "linked reads": 0.0004064, "all reads (cumsum)": 0.8862, "linked reads (cumsum)": 0.9866, "range_label": "0.98-0.99", "all reads (inferred)": 0.4118, "linked reads (inferred)": 0.9376, "right_edge": 0.99}, {"bin": "0.99", "interval": "0.99-1.0", "all reads": 0.1138, "linked reads": 0.01342, "all reads (cumsum)": 1.0, "linked reads (cumsum)": 1.0, "range_label": "0.99-1.0", "all reads (inferred)": 1.0, "linked reads (inferred)": 1.0, "right_edge": 1.0}]}}
